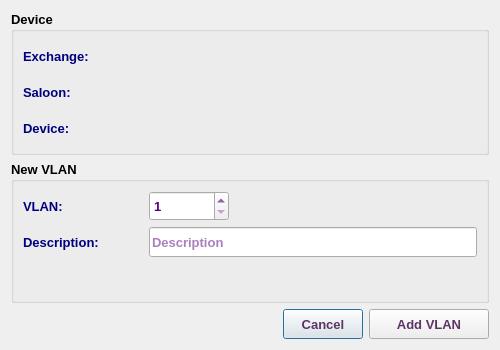
<?xml version="1.0" encoding="UTF-8"?>
<ui version="4.0">
 <class>AddVlanDialog</class>
 <widget class="QDialog" name="AddVlanDialog">
  <property name="windowModality">
   <enum>Qt::NonModal</enum>
  </property>
  <property name="geometry">
   <rect>
    <x>0</x>
    <y>0</y>
    <width>500</width>
    <height>350</height>
   </rect>
  </property>
  <property name="sizePolicy">
   <sizepolicy hsizetype="Fixed" vsizetype="Preferred">
    <horstretch>0</horstretch>
    <verstretch>0</verstretch>
   </sizepolicy>
  </property>
  <property name="minimumSize">
   <size>
    <width>500</width>
    <height>350</height>
   </size>
  </property>
  <property name="maximumSize">
   <size>
    <width>501</width>
    <height>351</height>
   </size>
  </property>
  <property name="font">
   <font>
    <family>Tahoma</family>
    <pointsize>10</pointsize>
   </font>
  </property>
  <property name="windowTitle">
   <string>Add New Vlan</string>
  </property>
  <property name="windowIcon">
   <iconset resource="../../../../image.qrc">
    <normaloff>:/Image/add.png</normaloff>:/Image/add.png</iconset>
  </property>
  <layout class="QVBoxLayout" name="verticalLayout">
   <item>
    <widget class="QGroupBox" name="groupBox">
     <property name="font">
      <font>
       <family>Tahoma</family>
       <pointsize>10</pointsize>
       <weight>75</weight>
       <bold>true</bold>
      </font>
     </property>
     <property name="title">
      <string>Device</string>
     </property>
     <layout class="QVBoxLayout" name="verticalLayout_3">
      <item>
       <layout class="QHBoxLayout" name="horizontalLayout_2">
        <item>
         <widget class="QLabel" name="label">
          <property name="minimumSize">
           <size>
            <width>120</width>
            <height>30</height>
           </size>
          </property>
          <property name="maximumSize">
           <size>
            <width>120</width>
            <height>30</height>
           </size>
          </property>
          <property name="font">
           <font>
            <family>Tahoma</family>
            <pointsize>10</pointsize>
            <weight>75</weight>
            <bold>true</bold>
           </font>
          </property>
          <property name="styleSheet">
           <string notr="true">color: rgb(0, 0, 127);</string>
          </property>
          <property name="text">
           <string>Exchange:</string>
          </property>
         </widget>
        </item>
        <item>
         <widget class="QLabel" name="abbrLbl">
          <property name="sizePolicy">
           <sizepolicy hsizetype="Preferred" vsizetype="Preferred">
            <horstretch>0</horstretch>
            <verstretch>0</verstretch>
           </sizepolicy>
          </property>
          <property name="minimumSize">
           <size>
            <width>150</width>
            <height>30</height>
           </size>
          </property>
          <property name="maximumSize">
           <size>
            <width>5000</width>
            <height>30</height>
           </size>
          </property>
          <property name="font">
           <font>
            <family>Tahoma</family>
            <pointsize>10</pointsize>
            <weight>75</weight>
            <bold>true</bold>
           </font>
          </property>
          <property name="styleSheet">
           <string notr="true">color: rgb(85, 0, 127);</string>
          </property>
          <property name="text">
           <string/>
          </property>
          <property name="wordWrap">
           <bool>true</bool>
          </property>
         </widget>
        </item>
       </layout>
      </item>
      <item>
       <layout class="QHBoxLayout" name="horizontalLayout_3">
        <item>
         <widget class="QLabel" name="label_5">
          <property name="minimumSize">
           <size>
            <width>120</width>
            <height>30</height>
           </size>
          </property>
          <property name="maximumSize">
           <size>
            <width>120</width>
            <height>30</height>
           </size>
          </property>
          <property name="font">
           <font>
            <family>Tahoma</family>
            <pointsize>10</pointsize>
            <weight>75</weight>
            <bold>true</bold>
           </font>
          </property>
          <property name="styleSheet">
           <string notr="true">color: rgb(0, 0, 127);</string>
          </property>
          <property name="text">
           <string>Saloon:</string>
          </property>
         </widget>
        </item>
        <item>
         <widget class="QLabel" name="saloonLbl">
          <property name="sizePolicy">
           <sizepolicy hsizetype="Preferred" vsizetype="Preferred">
            <horstretch>0</horstretch>
            <verstretch>0</verstretch>
           </sizepolicy>
          </property>
          <property name="minimumSize">
           <size>
            <width>150</width>
            <height>30</height>
           </size>
          </property>
          <property name="maximumSize">
           <size>
            <width>5000</width>
            <height>30</height>
           </size>
          </property>
          <property name="font">
           <font>
            <family>Tahoma</family>
            <pointsize>10</pointsize>
            <weight>75</weight>
            <bold>true</bold>
           </font>
          </property>
          <property name="styleSheet">
           <string notr="true">color: rgb(85, 0, 127);</string>
          </property>
          <property name="text">
           <string/>
          </property>
          <property name="wordWrap">
           <bool>true</bool>
          </property>
         </widget>
        </item>
       </layout>
      </item>
      <item>
       <layout class="QHBoxLayout" name="horizontalLayout_4">
        <item>
         <widget class="QLabel" name="label_2">
          <property name="minimumSize">
           <size>
            <width>120</width>
            <height>30</height>
           </size>
          </property>
          <property name="maximumSize">
           <size>
            <width>120</width>
            <height>30</height>
           </size>
          </property>
          <property name="font">
           <font>
            <family>Tahoma</family>
            <pointsize>10</pointsize>
            <weight>75</weight>
            <bold>true</bold>
           </font>
          </property>
          <property name="styleSheet">
           <string notr="true">color: rgb(0, 0, 127);</string>
          </property>
          <property name="text">
           <string>Device:</string>
          </property>
         </widget>
        </item>
        <item>
         <widget class="QLabel" name="deviceLbl">
          <property name="sizePolicy">
           <sizepolicy hsizetype="Preferred" vsizetype="Preferred">
            <horstretch>0</horstretch>
            <verstretch>0</verstretch>
           </sizepolicy>
          </property>
          <property name="minimumSize">
           <size>
            <width>150</width>
            <height>30</height>
           </size>
          </property>
          <property name="maximumSize">
           <size>
            <width>5000</width>
            <height>30</height>
           </size>
          </property>
          <property name="font">
           <font>
            <family>Tahoma</family>
            <pointsize>10</pointsize>
            <weight>75</weight>
            <bold>true</bold>
           </font>
          </property>
          <property name="styleSheet">
           <string notr="true">color: rgb(85, 0, 127);</string>
          </property>
          <property name="text">
           <string/>
          </property>
          <property name="wordWrap">
           <bool>true</bool>
          </property>
         </widget>
        </item>
       </layout>
      </item>
     </layout>
    </widget>
   </item>
   <item>
    <widget class="QGroupBox" name="groupBox_2">
     <property name="font">
      <font>
       <family>Tahoma</family>
       <pointsize>10</pointsize>
       <weight>75</weight>
       <bold>true</bold>
      </font>
     </property>
     <property name="title">
      <string>New VLAN</string>
     </property>
     <layout class="QVBoxLayout" name="verticalLayout_2">
      <item>
       <layout class="QHBoxLayout" name="horizontalLayout_5">
        <item>
         <widget class="QLabel" name="label_3">
          <property name="minimumSize">
           <size>
            <width>120</width>
            <height>30</height>
           </size>
          </property>
          <property name="maximumSize">
           <size>
            <width>120</width>
            <height>30</height>
           </size>
          </property>
          <property name="font">
           <font>
            <family>Tahoma</family>
            <pointsize>10</pointsize>
            <weight>75</weight>
            <bold>true</bold>
           </font>
          </property>
          <property name="styleSheet">
           <string notr="true">color: rgb(0, 0, 127);</string>
          </property>
          <property name="text">
           <string>VLAN:</string>
          </property>
         </widget>
        </item>
        <item>
         <widget class="QSpinBox" name="vlanSB">
          <property name="sizePolicy">
           <sizepolicy hsizetype="Preferred" vsizetype="Preferred">
            <horstretch>0</horstretch>
            <verstretch>0</verstretch>
           </sizepolicy>
          </property>
          <property name="minimumSize">
           <size>
            <width>80</width>
            <height>30</height>
           </size>
          </property>
          <property name="maximumSize">
           <size>
            <width>80</width>
            <height>30</height>
           </size>
          </property>
          <property name="font">
           <font>
            <family>Tahoma</family>
            <pointsize>10</pointsize>
            <weight>75</weight>
            <bold>true</bold>
           </font>
          </property>
          <property name="styleSheet">
           <string notr="true">color: rgb(85, 0, 127);</string>
          </property>
          <property name="minimum">
           <number>1</number>
          </property>
          <property name="maximum">
           <number>4096</number>
          </property>
         </widget>
        </item>
        <item>
         <spacer name="horizontalSpacer_5">
          <property name="font">
           <font>
            <family>Tahoma</family>
            <pointsize>10</pointsize>
           </font>
          </property>
          <property name="orientation">
           <enum>Qt::Horizontal</enum>
          </property>
          <property name="sizeHint" stdset="0">
           <size>
            <width>40</width>
            <height>20</height>
           </size>
          </property>
         </spacer>
        </item>
       </layout>
      </item>
      <item>
       <layout class="QHBoxLayout" name="horizontalLayout_6">
        <item>
         <widget class="QLabel" name="label_4">
          <property name="minimumSize">
           <size>
            <width>120</width>
            <height>30</height>
           </size>
          </property>
          <property name="maximumSize">
           <size>
            <width>120</width>
            <height>30</height>
           </size>
          </property>
          <property name="font">
           <font>
            <family>Tahoma</family>
            <pointsize>10</pointsize>
            <weight>75</weight>
            <bold>true</bold>
           </font>
          </property>
          <property name="styleSheet">
           <string notr="true">color: rgb(0, 0, 127);</string>
          </property>
          <property name="text">
           <string>Description:</string>
          </property>
         </widget>
        </item>
        <item>
         <widget class="QLineEdit" name="descLE">
          <property name="sizePolicy">
           <sizepolicy hsizetype="Expanding" vsizetype="Preferred">
            <horstretch>0</horstretch>
            <verstretch>0</verstretch>
           </sizepolicy>
          </property>
          <property name="minimumSize">
           <size>
            <width>150</width>
            <height>30</height>
           </size>
          </property>
          <property name="maximumSize">
           <size>
            <width>5000</width>
            <height>30</height>
           </size>
          </property>
          <property name="font">
           <font>
            <family>Tahoma</family>
            <pointsize>10</pointsize>
            <weight>75</weight>
            <bold>true</bold>
           </font>
          </property>
          <property name="styleSheet">
           <string notr="true">color: rgb(85, 0, 127);</string>
          </property>
          <property name="placeholderText">
           <string>Description</string>
          </property>
         </widget>
        </item>
       </layout>
      </item>
      <item>
       <spacer name="verticalSpacer">
        <property name="font">
         <font>
          <family>Tahoma</family>
          <pointsize>10</pointsize>
         </font>
        </property>
        <property name="orientation">
         <enum>Qt::Vertical</enum>
        </property>
        <property name="sizeHint" stdset="0">
         <size>
          <width>20</width>
          <height>40</height>
         </size>
        </property>
       </spacer>
      </item>
     </layout>
    </widget>
   </item>
   <item>
    <layout class="QHBoxLayout" name="horizontalLayout">
     <item>
      <spacer name="horizontalSpacer">
       <property name="font">
        <font>
         <family>Tahoma</family>
         <pointsize>10</pointsize>
        </font>
       </property>
       <property name="orientation">
        <enum>Qt::Horizontal</enum>
       </property>
       <property name="sizeHint" stdset="0">
        <size>
         <width>40</width>
         <height>20</height>
        </size>
       </property>
      </spacer>
     </item>
     <item>
      <widget class="QPushButton" name="cancelBtn">
       <property name="sizePolicy">
        <sizepolicy hsizetype="Preferred" vsizetype="Preferred">
         <horstretch>0</horstretch>
         <verstretch>0</verstretch>
        </sizepolicy>
       </property>
       <property name="minimumSize">
        <size>
         <width>80</width>
         <height>30</height>
        </size>
       </property>
       <property name="maximumSize">
        <size>
         <width>170</width>
         <height>30</height>
        </size>
       </property>
       <property name="font">
        <font>
         <family>Tahoma</family>
         <pointsize>10</pointsize>
         <weight>75</weight>
         <bold>true</bold>
        </font>
       </property>
       <property name="styleSheet">
        <string notr="true">color: rgb(92, 53, 102);</string>
       </property>
       <property name="text">
        <string>Cancel</string>
       </property>
      </widget>
     </item>
     <item>
      <widget class="QPushButton" name="okBtn">
       <property name="sizePolicy">
        <sizepolicy hsizetype="Preferred" vsizetype="Preferred">
         <horstretch>0</horstretch>
         <verstretch>0</verstretch>
        </sizepolicy>
       </property>
       <property name="minimumSize">
        <size>
         <width>120</width>
         <height>30</height>
        </size>
       </property>
       <property name="maximumSize">
        <size>
         <width>200</width>
         <height>30</height>
        </size>
       </property>
       <property name="font">
        <font>
         <family>Tahoma</family>
         <pointsize>10</pointsize>
         <weight>75</weight>
         <bold>true</bold>
        </font>
       </property>
       <property name="styleSheet">
        <string notr="true">color: rgb(92, 53, 102);</string>
       </property>
       <property name="text">
        <string>Add VLAN</string>
       </property>
       <property name="icon">
        <iconset resource="../../../../image.qrc">
         <normaloff>:/Image/add.png</normaloff>:/Image/add.png</iconset>
       </property>
       <property name="iconSize">
        <size>
         <width>20</width>
         <height>20</height>
        </size>
       </property>
      </widget>
     </item>
    </layout>
   </item>
  </layout>
 </widget>
 <tabstops>
  <tabstop>vlanSB</tabstop>
  <tabstop>descLE</tabstop>
  <tabstop>okBtn</tabstop>
  <tabstop>cancelBtn</tabstop>
 </tabstops>
 <resources>
  <include location="../../../../image.qrc"/>
 </resources>
 <connections/>
</ui>
